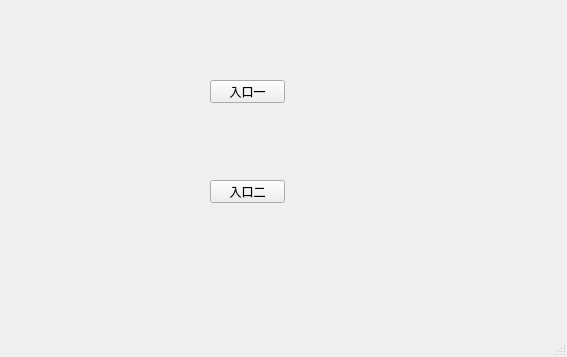
<?xml version="1.0" encoding="UTF-8"?>
<ui version="4.0">
 <class>entrance</class>
 <widget class="QMainWindow" name="entrance">
  <property name="geometry">
   <rect>
    <x>0</x>
    <y>0</y>
    <width>567</width>
    <height>357</height>
   </rect>
  </property>
  <property name="windowTitle">
   <string>MainWindow</string>
  </property>
  <widget class="QWidget" name="centralwidget">
   <widget class="QPushButton" name="aentrance">
    <property name="geometry">
     <rect>
      <x>210</x>
      <y>80</y>
      <width>75</width>
      <height>23</height>
     </rect>
    </property>
    <property name="text">
     <string>入口一</string>
    </property>
   </widget>
   <widget class="QPushButton" name="bentrance">
    <property name="geometry">
     <rect>
      <x>210</x>
      <y>180</y>
      <width>75</width>
      <height>23</height>
     </rect>
    </property>
    <property name="text">
     <string>入口二</string>
    </property>
   </widget>
  </widget>
  <widget class="QMenuBar" name="menubar">
   <property name="geometry">
    <rect>
     <x>0</x>
     <y>0</y>
     <width>567</width>
     <height>23</height>
    </rect>
   </property>
  </widget>
  <widget class="QStatusBar" name="statusbar"/>
 </widget>
 <resources/>
 <connections/>
</ui>
